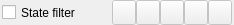
<?xml version="1.0" encoding="UTF-8"?>
<ui version="4.0">
 <class>SoftwareStateFilter</class>
 <widget class="QWidget" name="SoftwareStateFilter">
  <property name="geometry">
   <rect>
    <x>0</x>
    <y>0</y>
    <width>234</width>
    <height>25</height>
   </rect>
  </property>
  <layout class="QGridLayout" name="gridLayout">
   <property name="leftMargin">
    <number>2</number>
   </property>
   <property name="topMargin">
    <number>0</number>
   </property>
   <property name="rightMargin">
    <number>2</number>
   </property>
   <property name="bottomMargin">
    <number>0</number>
   </property>
   <property name="spacing">
    <number>0</number>
   </property>
   <item row="0" column="1">
    <widget class="QToolButton" name="toolButtonCorrect">
     <property name="enabled">
      <bool>false</bool>
     </property>
     <property name="sizePolicy">
      <sizepolicy hsizetype="Fixed" vsizetype="Minimum">
       <horstretch>0</horstretch>
       <verstretch>0</verstretch>
      </sizepolicy>
     </property>
     <property name="focusPolicy">
      <enum>Qt::NoFocus</enum>
     </property>
     <property name="toolTip">
      <string>Toggle software-state 'correct'</string>
     </property>
     <property name="statusTip">
      <string>Toggle software-state 'correct'</string>
     </property>
     <property name="icon">
      <iconset resource="qmc2.qrc">
       <normaloff>:/data/img/software_correct.png</normaloff>:/data/img/software_correct.png</iconset>
     </property>
     <property name="checkable">
      <bool>true</bool>
     </property>
    </widget>
   </item>
   <item row="0" column="5">
    <widget class="QToolButton" name="toolButtonUnknown">
     <property name="enabled">
      <bool>false</bool>
     </property>
     <property name="sizePolicy">
      <sizepolicy hsizetype="Fixed" vsizetype="Minimum">
       <horstretch>0</horstretch>
       <verstretch>0</verstretch>
      </sizepolicy>
     </property>
     <property name="focusPolicy">
      <enum>Qt::NoFocus</enum>
     </property>
     <property name="toolTip">
      <string>Toggle software-state 'unknown'</string>
     </property>
     <property name="statusTip">
      <string>Toggle software-state 'unknown'</string>
     </property>
     <property name="icon">
      <iconset resource="qmc2.qrc">
       <normaloff>:/data/img/software_unknown.png</normaloff>:/data/img/software_unknown.png</iconset>
     </property>
     <property name="checkable">
      <bool>true</bool>
     </property>
    </widget>
   </item>
   <item row="0" column="2">
    <widget class="QToolButton" name="toolButtonMostlyCorrect">
     <property name="enabled">
      <bool>false</bool>
     </property>
     <property name="sizePolicy">
      <sizepolicy hsizetype="Fixed" vsizetype="Minimum">
       <horstretch>0</horstretch>
       <verstretch>0</verstretch>
      </sizepolicy>
     </property>
     <property name="focusPolicy">
      <enum>Qt::NoFocus</enum>
     </property>
     <property name="toolTip">
      <string>Toggle software-state 'mostly correct'</string>
     </property>
     <property name="statusTip">
      <string>Toggle software-state 'mostly correct'</string>
     </property>
     <property name="icon">
      <iconset resource="qmc2.qrc">
       <normaloff>:/data/img/software_mostlycorrect.png</normaloff>:/data/img/software_mostlycorrect.png</iconset>
     </property>
     <property name="checkable">
      <bool>true</bool>
     </property>
    </widget>
   </item>
   <item row="0" column="4">
    <widget class="QToolButton" name="toolButtonNotFound">
     <property name="enabled">
      <bool>false</bool>
     </property>
     <property name="sizePolicy">
      <sizepolicy hsizetype="Fixed" vsizetype="Minimum">
       <horstretch>0</horstretch>
       <verstretch>0</verstretch>
      </sizepolicy>
     </property>
     <property name="focusPolicy">
      <enum>Qt::NoFocus</enum>
     </property>
     <property name="toolTip">
      <string>Toggle software-state 'not found'</string>
     </property>
     <property name="statusTip">
      <string>Toggle software-state 'not found'</string>
     </property>
     <property name="icon">
      <iconset resource="qmc2.qrc">
       <normaloff>:/data/img/software_notfound.png</normaloff>:/data/img/software_notfound.png</iconset>
     </property>
     <property name="checkable">
      <bool>true</bool>
     </property>
    </widget>
   </item>
   <item row="0" column="3">
    <widget class="QToolButton" name="toolButtonIncorrect">
     <property name="enabled">
      <bool>false</bool>
     </property>
     <property name="sizePolicy">
      <sizepolicy hsizetype="Fixed" vsizetype="Minimum">
       <horstretch>0</horstretch>
       <verstretch>0</verstretch>
      </sizepolicy>
     </property>
     <property name="focusPolicy">
      <enum>Qt::NoFocus</enum>
     </property>
     <property name="toolTip">
      <string>Toggle software-state 'incorrect'</string>
     </property>
     <property name="statusTip">
      <string>Toggle software-state 'incorrect'</string>
     </property>
     <property name="icon">
      <iconset resource="qmc2.qrc">
       <normaloff>:/data/img/software_incorrect.png</normaloff>:/data/img/software_incorrect.png</iconset>
     </property>
     <property name="checkable">
      <bool>true</bool>
     </property>
    </widget>
   </item>
   <item row="0" column="0">
    <widget class="QCheckBox" name="checkBoxStateFilter">
     <property name="sizePolicy">
      <sizepolicy hsizetype="Minimum" vsizetype="Minimum">
       <horstretch>0</horstretch>
       <verstretch>0</verstretch>
      </sizepolicy>
     </property>
     <property name="focusPolicy">
      <enum>Qt::NoFocus</enum>
     </property>
     <property name="toolTip">
      <string>Enabled/disable filtering by software-state</string>
     </property>
     <property name="statusTip">
      <string>Enabled/disable filtering by software-state</string>
     </property>
     <property name="text">
      <string>State filter</string>
     </property>
    </widget>
   </item>
  </layout>
 </widget>
 <tabstops>
  <tabstop>checkBoxStateFilter</tabstop>
  <tabstop>toolButtonCorrect</tabstop>
  <tabstop>toolButtonMostlyCorrect</tabstop>
  <tabstop>toolButtonIncorrect</tabstop>
  <tabstop>toolButtonNotFound</tabstop>
  <tabstop>toolButtonUnknown</tabstop>
 </tabstops>
 <resources>
  <include location="qmc2.qrc"/>
 </resources>
 <connections>
  <connection>
   <sender>checkBoxStateFilter</sender>
   <signal>toggled(bool)</signal>
   <receiver>toolButtonCorrect</receiver>
   <slot>setEnabled(bool)</slot>
   <hints>
    <hint type="sourcelabel">
     <x>55</x>
     <y>14</y>
    </hint>
    <hint type="destinationlabel">
     <x>92</x>
     <y>13</y>
    </hint>
   </hints>
  </connection>
  <connection>
   <sender>checkBoxStateFilter</sender>
   <signal>toggled(bool)</signal>
   <receiver>toolButtonMostlyCorrect</receiver>
   <slot>setEnabled(bool)</slot>
   <hints>
    <hint type="sourcelabel">
     <x>61</x>
     <y>21</y>
    </hint>
    <hint type="destinationlabel">
     <x>126</x>
     <y>21</y>
    </hint>
   </hints>
  </connection>
  <connection>
   <sender>checkBoxStateFilter</sender>
   <signal>toggled(bool)</signal>
   <receiver>toolButtonIncorrect</receiver>
   <slot>setEnabled(bool)</slot>
   <hints>
    <hint type="sourcelabel">
     <x>58</x>
     <y>8</y>
    </hint>
    <hint type="destinationlabel">
     <x>155</x>
     <y>5</y>
    </hint>
   </hints>
  </connection>
  <connection>
   <sender>checkBoxStateFilter</sender>
   <signal>toggled(bool)</signal>
   <receiver>toolButtonNotFound</receiver>
   <slot>setEnabled(bool)</slot>
   <hints>
    <hint type="sourcelabel">
     <x>64</x>
     <y>2</y>
    </hint>
    <hint type="destinationlabel">
     <x>188</x>
     <y>2</y>
    </hint>
   </hints>
  </connection>
  <connection>
   <sender>checkBoxStateFilter</sender>
   <signal>toggled(bool)</signal>
   <receiver>toolButtonUnknown</receiver>
   <slot>setEnabled(bool)</slot>
   <hints>
    <hint type="sourcelabel">
     <x>25</x>
     <y>4</y>
    </hint>
    <hint type="destinationlabel">
     <x>203</x>
     <y>18</y>
    </hint>
   </hints>
  </connection>
 </connections>
</ui>
